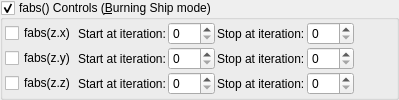
       <widget class="MyGroupBox" name="groupCheck_transf_function_enabled_false">
        <property name="toolTip">
         <string/>
        </property>
        <property name="title">
         <string>fabs() Controls (&amp;Burning Ship mode)</string>
        </property>
        <property name="checkable">
         <bool>true</bool>
        </property>
        <layout class="QVBoxLayout" name="verticalLayout_54">
         <property name="spacing">
          <number>2</number>
         </property>
         <property name="leftMargin">
          <number>2</number>
         </property>
         <property name="topMargin">
          <number>2</number>
         </property>
         <property name="rightMargin">
          <number>2</number>
         </property>
         <property name="bottomMargin">
          <number>2</number>
         </property>
         <item>
          <layout class="QGridLayout" name="gridLayout">
           <item row="0" column="6">
            <spacer name="horizontalSpacer_2">
             <property name="orientation">
              <enum>Qt::Horizontal</enum>
             </property>
             <property name="sizeHint" stdset="0">
              <size>
               <width>40</width>
               <height>20</height>
              </size>
             </property>
            </spacer>
           </item>
           <item row="0" column="0">
            <widget class="QCheckBox" name="checkBox_transf_function_enabledAx_false">
             <property name="text">
              <string notr="true">fabs(z.x)</string>
             </property>
            </widget>
           </item>
           <item row="1" column="0">
            <widget class="QCheckBox" name="checkBox_transf_function_enabledAy_false">
             <property name="text">
              <string notr="true">fabs(z.y)</string>
             </property>
            </widget>
           </item>
           <item row="0" column="2">
            <widget class="MySpinBox" name="spinboxInt_transf_start_iterations_X">
             <property name="sizePolicy">
              <sizepolicy hsizetype="Minimum" vsizetype="Maximum">
               <horstretch>0</horstretch>
               <verstretch>0</verstretch>
              </sizepolicy>
             </property>
             <property name="maximum">
              <number>250</number>
             </property>
            </widget>
           </item>
           <item row="0" column="4">
            <widget class="MySpinBox" name="spinboxInt_transf_stop_iterations_X">
             <property name="sizePolicy">
              <sizepolicy hsizetype="Minimum" vsizetype="Maximum">
               <horstretch>0</horstretch>
               <verstretch>0</verstretch>
              </sizepolicy>
             </property>
             <property name="maximum">
              <number>250</number>
             </property>
            </widget>
           </item>
           <item row="0" column="1">
            <widget class="QLabel" name="label_251">
             <property name="text">
              <string>Start at iteration:</string>
             </property>
            </widget>
           </item>
           <item row="2" column="0">
            <widget class="QCheckBox" name="checkBox_transf_function_enabledAz_false">
             <property name="text">
              <string notr="true">fabs(z.z)</string>
             </property>
            </widget>
           </item>
           <item row="0" column="3">
            <widget class="QLabel" name="label_250">
             <property name="text">
              <string>Stop at iteration:</string>
             </property>
            </widget>
           </item>
           <item row="1" column="3">
            <widget class="QLabel" name="label_254">
             <property name="text">
              <string>Stop at iteration:</string>
             </property>
            </widget>
           </item>
           <item row="2" column="3">
            <widget class="QLabel" name="label_255">
             <property name="text">
              <string>Stop at iteration:</string>
             </property>
            </widget>
           </item>
           <item row="2" column="1">
            <widget class="QLabel" name="label_253">
             <property name="text">
              <string>Start at iteration:</string>
             </property>
            </widget>
           </item>
           <item row="1" column="1">
            <widget class="QLabel" name="label_252">
             <property name="text">
              <string>Start at iteration:</string>
             </property>
            </widget>
           </item>
           <item row="1" column="4">
            <widget class="MySpinBox" name="spinboxInt_transf_stop_iterations_Y">
             <property name="sizePolicy">
              <sizepolicy hsizetype="Minimum" vsizetype="Maximum">
               <horstretch>0</horstretch>
               <verstretch>0</verstretch>
              </sizepolicy>
             </property>
             <property name="maximum">
              <number>250</number>
             </property>
            </widget>
           </item>
           <item row="2" column="4">
            <widget class="MySpinBox" name="spinboxInt_transf_stop_iterations_Z">
             <property name="sizePolicy">
              <sizepolicy hsizetype="Minimum" vsizetype="Maximum">
               <horstretch>0</horstretch>
               <verstretch>0</verstretch>
              </sizepolicy>
             </property>
             <property name="maximum">
              <number>250</number>
             </property>
            </widget>
           </item>
           <item row="1" column="2">
            <widget class="MySpinBox" name="spinboxInt_transf_start_iterations_Y">
             <property name="sizePolicy">
              <sizepolicy hsizetype="Minimum" vsizetype="Maximum">
               <horstretch>0</horstretch>
               <verstretch>0</verstretch>
              </sizepolicy>
             </property>
             <property name="maximum">
              <number>250</number>
             </property>
            </widget>
           </item>
           <item row="2" column="2">
            <widget class="MySpinBox" name="spinboxInt_transf_start_iterations_Z">
             <property name="sizePolicy">
              <sizepolicy hsizetype="Minimum" vsizetype="Maximum">
               <horstretch>0</horstretch>
               <verstretch>0</verstretch>
              </sizepolicy>
             </property>
             <property name="maximum">
              <number>250</number>
             </property>
            </widget>
           </item>
          </layout>
         </item>
        </layout>
       </widget>
